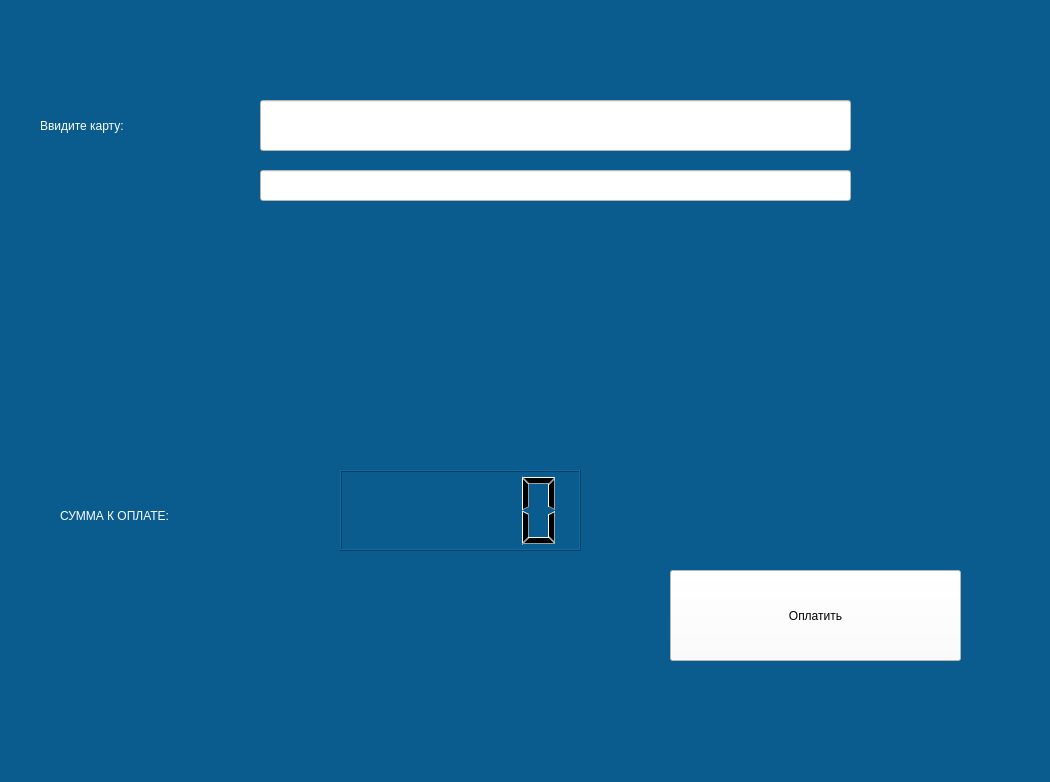
<?xml version="1.0" encoding="UTF-8"?>
<ui version="4.0">
 <class>Form</class>
 <widget class="QWidget" name="Form">
  <property name="geometry">
   <rect>
    <x>0</x>
    <y>0</y>
    <width>1050</width>
    <height>782</height>
   </rect>
  </property>
  <property name="windowTitle">
   <string>Form</string>
  </property>
  <property name="styleSheet">
   <string notr="true">background-color: rgb(10, 92, 143);</string>
  </property>
  <widget class="QLabel" name="label_4">
   <property name="geometry">
    <rect>
     <x>60</x>
     <y>490</y>
     <width>251</width>
     <height>51</height>
    </rect>
   </property>
   <property name="styleSheet">
    <string notr="true">font: 75 italic 20pt &quot;Times New Roman&quot;;
color: rgb(255, 255, 255);</string>
   </property>
   <property name="text">
    <string>СУММА К ОПЛАТЕ:</string>
   </property>
  </widget>
  <widget class="QLCDNumber" name="lcdNumber">
   <property name="geometry">
    <rect>
     <x>340</x>
     <y>470</y>
     <width>241</width>
     <height>81</height>
    </rect>
   </property>
  </widget>
  <widget class="QPushButton" name="pushButton_3">
   <property name="geometry">
    <rect>
     <x>670</x>
     <y>570</y>
     <width>291</width>
     <height>91</height>
    </rect>
   </property>
   <property name="styleSheet">
    <string notr="true">background-color: rgb(255, 255, 255);
font: 75 20pt &quot;Times New Roman&quot;;</string>
   </property>
   <property name="text">
    <string>Оплатить</string>
   </property>
  </widget>
  <widget class="QLineEdit" name="card">
   <property name="geometry">
    <rect>
     <x>260</x>
     <y>100</y>
     <width>591</width>
     <height>51</height>
    </rect>
   </property>
   <property name="styleSheet">
    <string notr="true">background-color: rgb(255, 255, 255);</string>
   </property>
   <property name="text">
    <string/>
   </property>
  </widget>
  <widget class="QLabel" name="label_5">
   <property name="geometry">
    <rect>
     <x>40</x>
     <y>100</y>
     <width>191</width>
     <height>51</height>
    </rect>
   </property>
   <property name="styleSheet">
    <string notr="true">font: 75 italic 20pt &quot;Times New Roman&quot;;
color: rgb(255, 255, 255);</string>
   </property>
   <property name="text">
    <string>Ввидите карту:</string>
   </property>
  </widget>
  <widget class="QLineEdit" name="lineEdit_2">
   <property name="geometry">
    <rect>
     <x>260</x>
     <y>170</y>
     <width>591</width>
     <height>31</height>
    </rect>
   </property>
   <property name="styleSheet">
    <string notr="true">background-color: rgb(255, 255, 255);</string>
   </property>
  </widget>
 </widget>
 <resources/>
 <connections/>
</ui>
